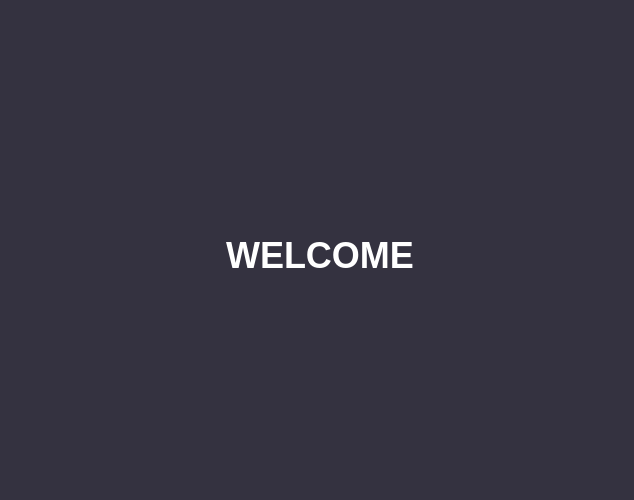
<?xml version="1.0" encoding="UTF-8"?>
<ui version="4.0">
 <class>MainPage</class>
 <widget class="QMainWindow" name="MainPage">
  <property name="geometry">
   <rect>
    <x>0</x>
    <y>0</y>
    <width>634</width>
    <height>500</height>
   </rect>
  </property>
  <property name="windowTitle">
   <string>Home Page</string>
  </property>
  <widget class="QWidget" name="centralwidget">
   <widget class="QLabel" name="lbl_title">
    <property name="geometry">
     <rect>
      <x>0</x>
      <y>0</y>
      <width>640</width>
      <height>511</height>
     </rect>
    </property>
    <property name="font">
     <font>
      <pointsize>27</pointsize>
      <bold>true</bold>
     </font>
    </property>
    <property name="styleSheet">
     <string notr="true">QLabel
{
	background-color:rgb(52,50,64);
	color:white
}</string>
    </property>
    <property name="text">
     <string>WELCOME</string>
    </property>
    <property name="alignment">
     <set>Qt::AlignmentFlag::AlignCenter</set>
    </property>
   </widget>
  </widget>
 </widget>
 <resources/>
 <connections/>
</ui>
